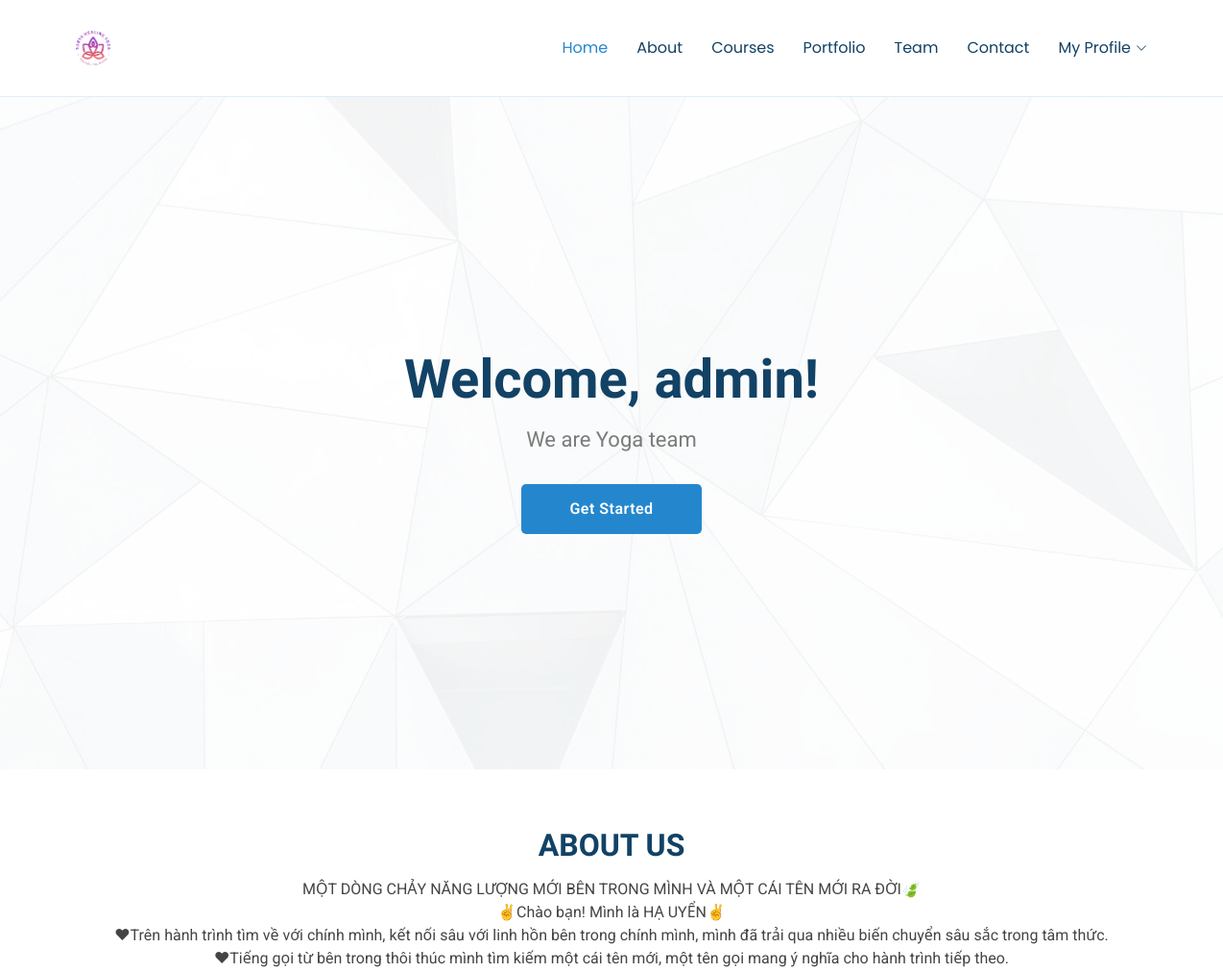
The app's page / (signed in, upper part), older data.
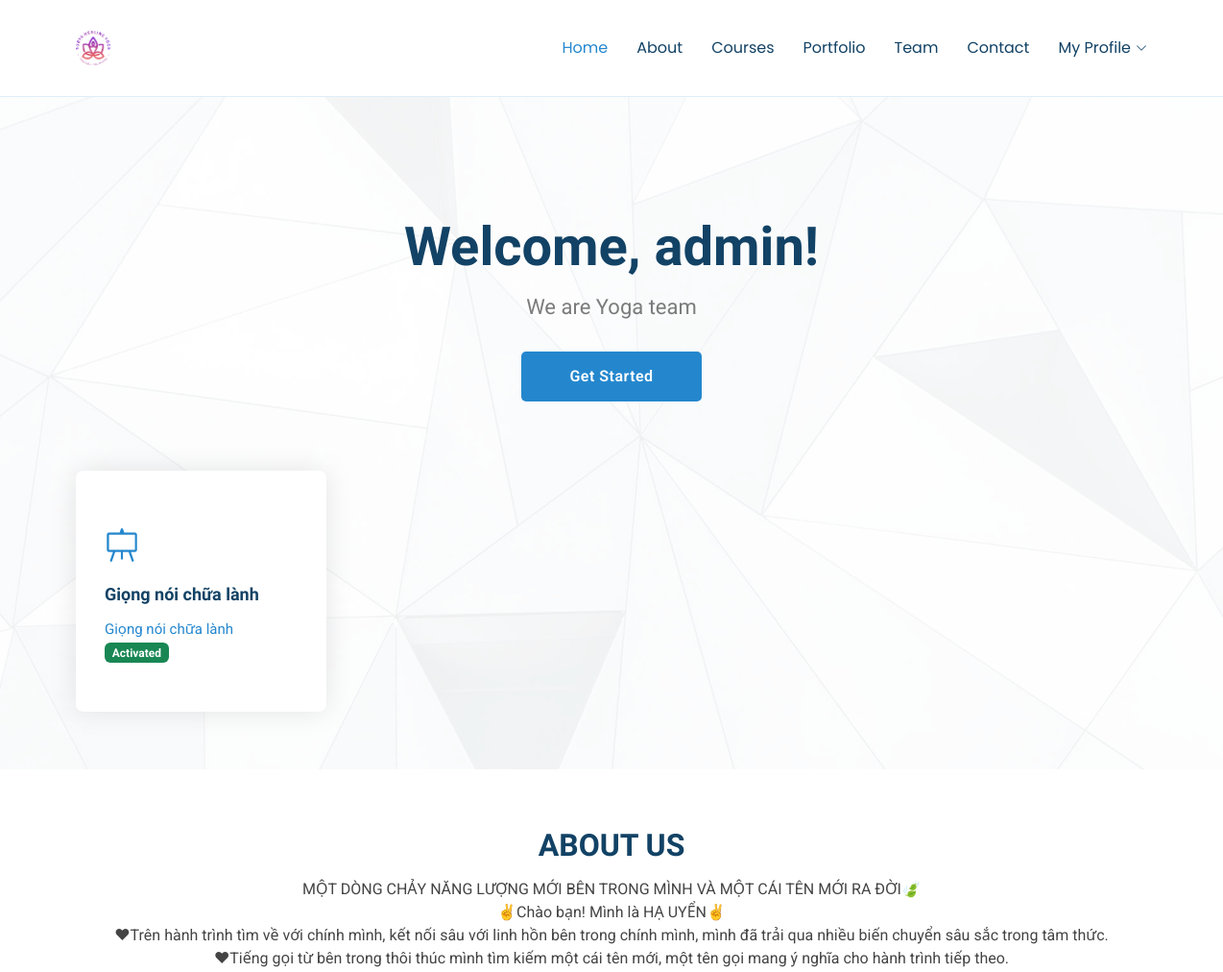
The same page, newer data.
### learnApp/models.py (models this page shows, shortened)
class Course(models.Model):
    id = models.AutoField(primary_key=True)
    is_true = models.BooleanField(default=False)
    name = models.CharField(max_length=100)
    details = models.TextField(max_length=500)
    link = models.TextField(max_length=500)
    slug = models.SlugField(unique=True, default='default-slug')
    def get_absolute_url(self):
        return reverse('course_detail', kwargs={'slug': self.slug})

### learnApp/views.py (the view)
# urls.py: path('', views.index, name='index'),
def index(request):
        courses = Course.objects.all()  # Fetch all Course objects from the database
        PriceCourses = price_course.objects.all()  # Fetch all PriceCourses objects from the database
        return render(request, 'index.html', {'courses': courses, 'PriceCourses': PriceCourses})

### templates/index.html (shortened to what this page needs)
{% load static %}
<!DOCTYPE html>
<html lang="en">
<head>
  <link href="{% static 'assets/vendor/bootstrap/css/bootstrap.min.css' %}" rel="stylesheet">
  <link href="{% static 'assets/vendor/bootstrap-icons/bootstrap-icons.css' %}" rel="stylesheet">
  <link href="{% static 'assets/vendor/aos/aos.css' %}" rel="stylesheet">
  <link href="{% static 'assets/vendor/glightbox/css/glightbox.min.css' %}" rel="stylesheet">
  <link href="{% static 'assets/vendor/swiper/swiper-bundle.min.css' %}" rel="stylesheet">
  <link href="{% static 'assets/css/main.css' %}" rel="stylesheet">
</head>
<body class="index-page">
  <header id="header" class="header d-flex align-items-center sticky-top">
    <div class="container-fluid container-xl position-relative d-flex align-items-center">
      <a href="{% url 'index' %}" class="logo d-flex align-items-center me-auto">
        <img src="{% static 'assets/img/logo.png' %}" alt="">
      </a>
      <nav id="navmenu" class="navmenu">
        <ul>
          <li><a href="{% url 'index' %}" class="active">Home<br></a></li>
          <li><a href="#about">About</a></li>
          <li><a href="#courses">Courses</a></li>
          <li><a href="#portfolio">Portfolio</a></li>
          <li><a href="#team">Team</a></li>
          <li><a href="#contact">Contact</a></li>
          {% if user.is_authenticated %}
          <li class="dropdown"><a href="#"><span>My Profile</span> <i class="bi bi-chevron-down toggle-dropdown"></i></a>
          </li>
          {% endif %}
        </ul>
      </nav>
    </div>
  </header>
  <main class="main">
    <section id="hero" class="hero section">
      <img src="{% static 'assets/img/hero-bg-abstract.jpg' %}" alt="" data-aos="fade-in" class="">
      <div class="container">
        <div class="row justify-content-center" data-aos="zoom-out">
          <div class="col-xl-7 col-lg-9 text-center">
            {% if user.is_authenticated %}
              <h1>Welcome, {{ user.username }}!</h1>
            {% else %}
              <h1>Welcome to Yoga Page!</h1>
            {% endif %}
            <p>We are Yoga team</p>
          </div>
        </div>
        <div class="text-center" data-aos="zoom-out" data-aos-delay="100">
          <a href="#about" class="btn-get-started">Get Started</a>
        </div>
        <div class="row gy-4 mt-5">
          {% if user.is_authenticated %}
          {% for course in courses %}
          {% if course.is_true %}
          <div class="col-md-6 col-lg-3" data-aos="zoom-out" data-aos-delay="100">
            <div class="icon-box">
              <div class="icon"><i class="bi bi-easel"></i></div>
              <h4 class="title"><a href="{{ course.get_absolute_url }}">{{ course.name }}</a></h4>
              <p class="description"><a href="{{ course.get_absolute_url }}">{{ course.details }}</a></p>
              {% if course.is_true %}
                <span class="badge bg-success">Activated</span>
              {% else %}
                <span class="badge bg-danger">Not Activated</span>
              {% endif %}
            </div>
          </div>
          {% endif %}
          {% endfor %}
          {% endif %}
        </div>
      </div>
    </section>
    <section id="about" class="about section">
      <div class="container section-title" data-aos="fade-up">
        <h2>About Us<br></h2>
        <p>
          MỘT DÒNG CHẢY NĂNG LƯỢNG MỚI BÊN TRONG MÌNH VÀ MỘT CÁI TÊN MỚI RA ĐỜI🍃<br>
          ✌️Chào bạn! Mình là HẠ UYỂN✌️<br>
          ❤Trên hành trình tìm về với chính mình, kết nối sâu với linh hồn bên trong chính mình, mình đã trải qua nhiều biến chuyển sâu sắc trong tâm thức.<br>
          ❤Tiếng gọi từ bên trong thôi thúc mình tìm kiếm một cái tên mới, một tên gọi mang ý nghĩa cho hành trình tiếp theo.<br>
          </p>
      </div>
    </section>
  </main>
</body>
</html>

Row changes from the older to the newer data that the page shows:
now on this page (row edited): Course: name "Giọng nói chữa lành", details "Giọng nói chữa lành", is_true "Activated"
